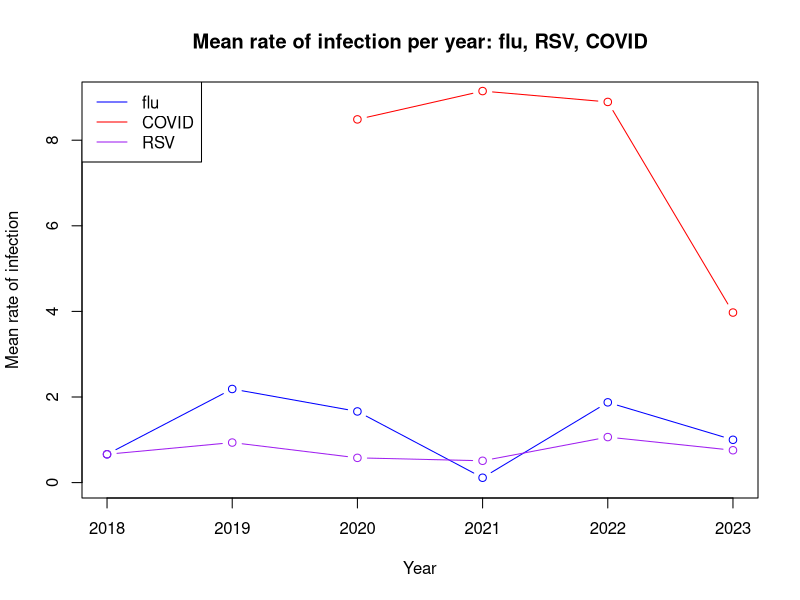

R code for this plot:
# Week 1 assignment 
# Calculating mean rate of infection for each flu/RSV/COVID for each year 

library(tidyverse)

resp_dd <- read.csv("Rates_of_Laboratory-Confirmed_RSV__COVID-19__and_Flu_Hospitalizations_from_the_RESP-NET_Surveillance_Systems_20240115.csv")

# Extracts data combined from all genders, races/ethnicities, age groups given a 
# specified year and disease monitoring network (i.e., FluSurv-NET, RSV-NET, COVID-NET)
#
# INPUT 
# disease_net = specified disease network (input as str)
# year = year disease data collected (input as str)
#
# OUTPUT
# a data frame of combined data for specified year and disease monitoring network
get_overall_yearly_dd <- function( disease_net, year ) {

    ( resp_dd 
    %>% filter( Surveillance.Network == disease_net, 
                MMWR.Year == year,
                Age.group == 'Overall', 
                Sex == 'Overall', 
                Race.Ethnicity == 'Overall', 
                Site == 'Overall' ) )
  
}

# extracting combined data from flu for each year into separate data frames 
# & calculating mean overall rate for each year for flu 
mean_rate_flu2018 <- mean(get_overall_yearly_dd('FluSurv-NET', '2018')$Weekly.Rate)
mean_rate_flu2019 <- mean(get_overall_yearly_dd('FluSurv-NET', '2019')$Weekly.Rate)
mean_rate_flu2020 <- mean(get_overall_yearly_dd('FluSurv-NET', '2020')$Weekly.Rate)
mean_rate_flu2021 <- mean(get_overall_yearly_dd('FluSurv-NET', '2021')$Weekly.Rate)
mean_rate_flu2022 <- mean(get_overall_yearly_dd('FluSurv-NET', '2022')$Weekly.Rate)
mean_rate_flu2023 <- mean(get_overall_yearly_dd('FluSurv-NET', '2023')$Weekly.Rate)
mean_rate_flu_yearly <- c(mean_rate_flu2018, mean_rate_flu2019, mean_rate_flu2020, 
                          mean_rate_flu2021, mean_rate_flu2022, mean_rate_flu2023)

# extracting combined data from RSV for each year into separate data frames 
# & calculating mean overall rate for each year for RSV
mean_rate_RSV2018 <- mean(get_overall_yearly_dd('RSV-NET', '2018')$Weekly.Rate)
mean_rate_RSV2019 <- mean(get_overall_yearly_dd('RSV-NET', '2019')$Weekly.Rate)
mean_rate_RSV2020 <- mean(get_overall_yearly_dd('RSV-NET', '2020')$Weekly.Rate)
mean_rate_RSV2021 <- mean(get_overall_yearly_dd('RSV-NET', '2021')$Weekly.Rate)
mean_rate_RSV2022 <- mean(get_overall_yearly_dd('RSV-NET', '2022')$Weekly.Rate)
mean_rate_RSV2023 <- mean(get_overall_yearly_dd('RSV-NET', '2023')$Weekly.Rate)
mean_rate_RSV_yearly <- c(mean_rate_RSV2018, mean_rate_RSV2019, mean_rate_RSV2020, 
                          mean_rate_RSV2021, mean_rate_RSV2022, mean_rate_RSV2023)

# extracting combined data from COVID for each year into separate data frames 
# & calculating mean overall rate for each year for COVID
mean_rate_COVID2020 <- mean(get_overall_yearly_dd('COVID-NET', '2020')$Weekly.Rate)
mean_rate_COVID2021 <- mean(get_overall_yearly_dd('COVID-NET', '2021')$Weekly.Rate)
mean_rate_COVID2022 <- mean(get_overall_yearly_dd('COVID-NET', '2022')$Weekly.Rate)
mean_rate_COVID2023 <- mean(get_overall_yearly_dd('COVID-NET', '2023')$Weekly.Rate)
mean_rate_COVID_yearly <- c(NA, NA, mean_rate_COVID2020, mean_rate_COVID2021, 
                            mean_rate_COVID2022, mean_rate_COVID2023)

plot(2018:2023, type='b', mean_rate_flu_yearly, col='blue', ylim=c(0,9), xlab='Year', ylab='Mean rate of infection')
points(2018:2023, type='b', mean_rate_COVID_yearly, col='red')
points(2018:2023, type='b', mean_rate_RSV_yearly, col='purple')
legend('topleft', legend=c('flu', 'COVID', 'RSV'), col=c('blue', 'red', 'purple'), lty=1)
title('Mean rate of infection per year: flu, RSV, COVID')

